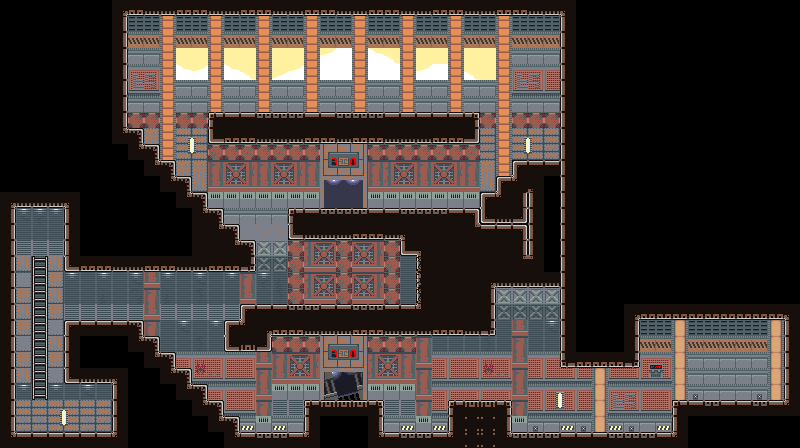

This game map was drawn from its Tiled (.tmx) file and the tilesets committed beside it. A one-line description and the trimmed map source follow:
An orthogonal 50x28 tile map with 16x16 px tiles, 4 tile layers (bg, blocks, ladders, secret), 4 tilesets and 12 objects (2x 8, 3, medkit_0, shells_2, shells_3, ...).

<map version="1.10" tiledversion="1.10.2" orientation="orthogonal" renderorder="right-down" width="50" height="28" tilewidth="16" tileheight="16" infinite="0" nextlayerid="12" nextobjectid="17">
 <editorsettings>
  <export target="7.csv" format="csv" />
 </editorsettings>
 <tileset firstgid="1" source="../../assets/tilesets/test.tsx" />
 <tileset firstgid="73" source="../../assets/tilesets/objects.tsx" />
 <tileset firstgid="85" source="../../assets/tilesets/background.tsx" />
 <tileset firstgid="341" source="../../assets/tilesets/doors.tsx" />
 <layer id="3" name="bg" width="50" height="28">
  <data>[1400 cells, 647 non-empty, 98 distinct tile ids]</data>
 </layer>
 <layer id="1" name="blocks" width="50" height="28">
  <data>[1400 cells, 351 non-empty, 31 distinct tile ids]</data>
 </layer>
 <layer id="2" name="ladders" width="50" height="28">
  <data>[1400 cells, 9 non-empty, 3 distinct tile ids]</data>
 </layer>
 <layer id="11" name="secret" width="50" height="28">
  <data>[1400 cells, 20 non-empty, 5 distinct tile ids]</data>
 </layer>
 <objectgroup id="4" name="entities" />
 <objectgroup id="5" name="entries">
  <object id="5" name="8" x="720" y="368">
   <point />
  </object>
 </objectgroup>
 <objectgroup id="6" name="exits">
  <object id="4" name="3" gid="343" x="704" y="400" width="48" height="40" />
  <object id="6" name="8" gid="348" x="320" y="208" width="48" height="32" />
 </objectgroup>
 <objectgroup id="7" name="pickups">
  <object id="8" name="medkit_0" x="472" y="400">
   <point />
  </object>
  <object id="9" name="shells_2" x="32" y="256">
   <point />
  </object>
  <object id="10" name="shells_3" x="336" y="112">
   <point />
  </object>
  <object id="11" name="hand grenade_1" x="436" y="296">
   <point />
  </object>
  <object id="12" name="medkit_1" x="424" y="304">
   <point />
  </object>
  <object id="13" name="medkit_2" x="454" y="304">
   <point />
  </object>
 </objectgroup>
 <objectgroup id="8" name="platforms">
  <object id="1" name="7" gid="74" x="16" y="272" width="48" height="16" />
 </objectgroup>
 <objectgroup id="9" name="triggers">
  <object id="14" name="button_0" x="336" y="240">
   <point />
  </object>
  <object id="15" name="barrier_0" x="401" y="256">
   <point />
  </object>
 </objectgroup>
 <objectgroup id="10" name="liquid" />
</map>
